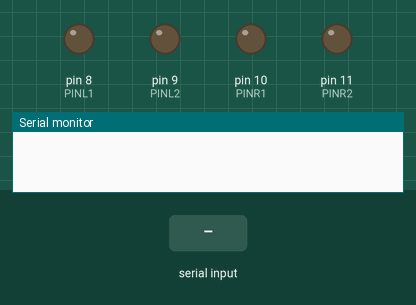
Simulated run of this sketch. Board: Arduino Uno, built with avr-gcc and run on an emulated ATmega328P. On the bench: output pins drawn as LEDs (lit = HIGH), the last lines printed to the serial monitor. The test bench sets the inputs (shaded band).

Above: at 1.2 s.
1.3 s: "w" received over Serial
At 2.0 s:
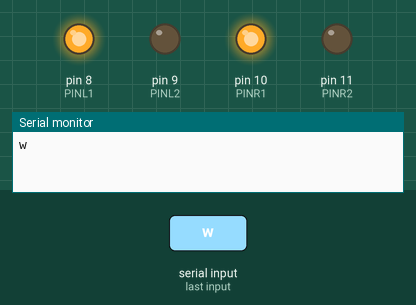
2.8 s: "s" received over Serial
At 3.2 s:
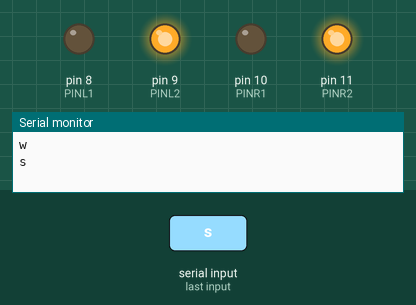
4.3 s: "a" received over Serial
At 5.5 s:
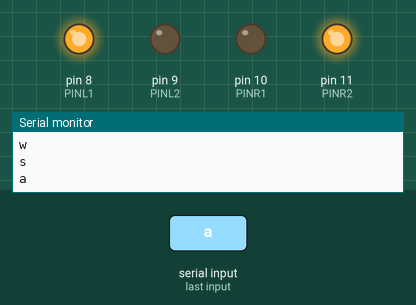
5.8 s: "d" received over Serial
At 6.6 s:
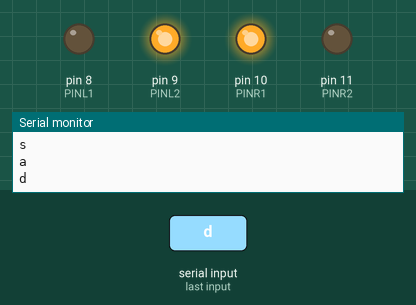
Timing chart, 0 to 8.3 s (numbered marks = the images above; inputs shaded):
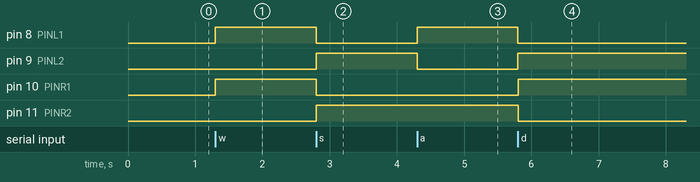

Measured:
- after the input at 1.3 s, pin 8 (PINL1), pin 10 (PINR1): LOW → HIGH at once
- after the input at 2.8 s, pin 8 (PINL1), pin 10 (PINR1): HIGH → LOW at once; pin 9 (PINL2), pin 11 (PINR2): LOW → HIGH at once
- after the input at 4.3 s, pin 8 (PINL1): LOW → HIGH at once; pin 9 (PINL2): HIGH → LOW at once
- after the input at 5.8 s, pin 8 (PINL1), pin 11 (PINR2): HIGH → LOW at once; pin 9 (PINL2), pin 10 (PINR1): LOW → HIGH at once

The sketch:

motordriverl293d.ino
```cpp
#define PINL1 8  //left motor pin 1
#define PINL2 9  //left motor pin 2
#define PINR1 10  //right motor pin 1
#define PINR2 11  //right motor pin 2

void setup()
{
  //Set motor pinouts as output
  pinMode(PINL1,OUTPUT);
  pinMode(PINL2,OUTPUT);
  pinMode(PINR1,OUTPUT);
  pinMode(PINR2,OUTPUT);
  Serial.begin(9600);
}

void forward()
{
  digitalWrite(PINL1,HIGH);
  digitalWrite(PINL2,LOW);
  digitalWrite(PINR1,HIGH);
  digitalWrite(PINR2,LOW);
}
void backward()
{
  digitalWrite(PINL1,LOW);
  digitalWrite(PINL2,HIGH);
  digitalWrite(PINR1,LOW);
  digitalWrite(PINR2,HIGH);
}
void right()
{
  digitalWrite(PINL1,LOW);
  digitalWrite(PINL2,HIGH);
  digitalWrite(PINR1,HIGH);
  digitalWrite(PINR2,LOW);
}
void left()
{
  digitalWrite(PINL1,HIGH);
  digitalWrite(PINL2,LOW);
  digitalWrite(PINR1,LOW);
  digitalWrite(PINR2,HIGH);
}
void pause()
{
  digitalWrite(PINL1,LOW);
  digitalWrite(PINL2,LOW);
  digitalWrite(PINR1,LOW);
  digitalWrite(PINR2,LOW);
}

void loop()
{
  if(Serial.available()) //the loop() is interrupted when Arduino receives data
  {
    int c = Serial.read();  //'c' stores the character received
    switch(c)
    {
      case 'w': forward(); Serial.println('w'); break;
      case 's': backward(); Serial.println('s');  break;
      case 'a': left(); Serial.println('a'); break;
      case 'd': right(); Serial.println('d'); break;
      case 'o': pause(); Serial.println('o'); break;
      default: Serial.println("Invalid"); break;
    }
  }
}
```
